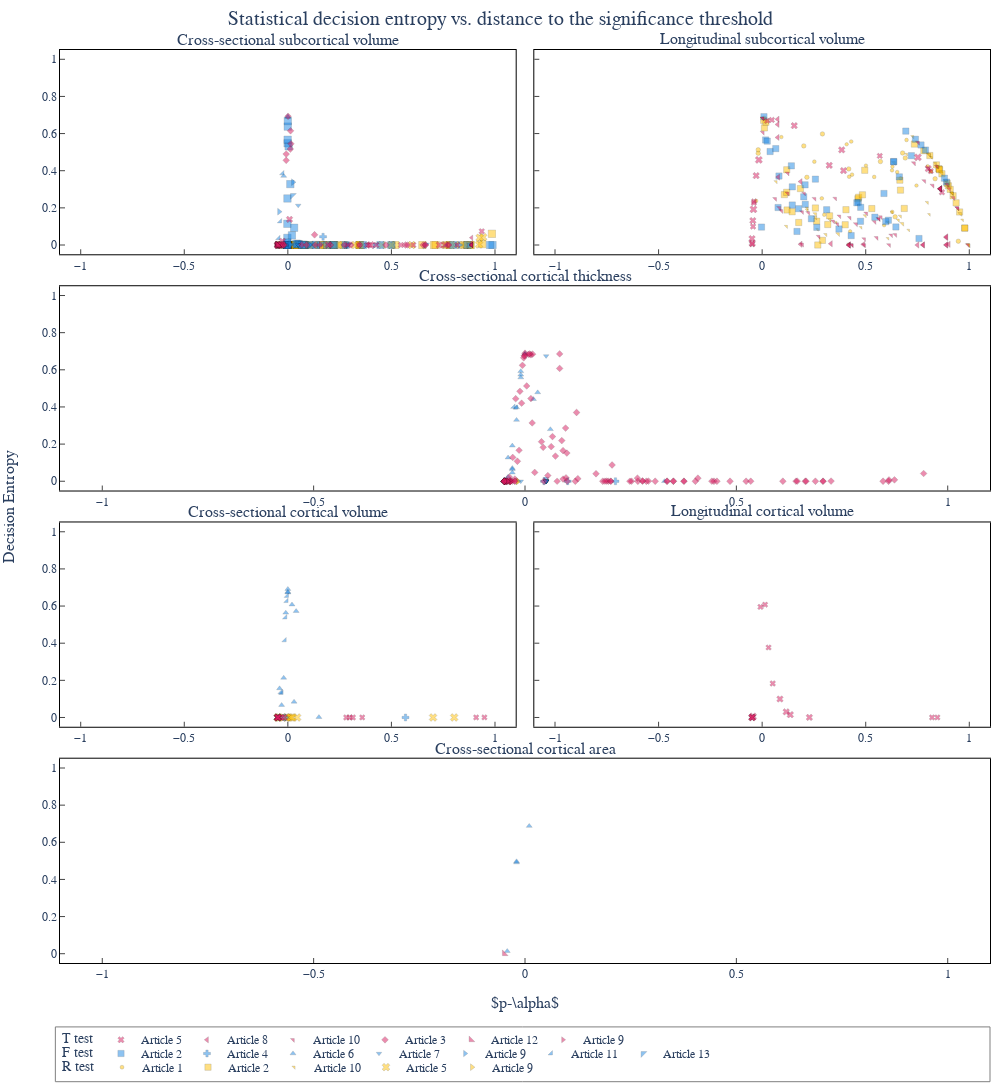

Notebook cell for this chart:
### Code cell
import plotly.graph_objects as go
from plotly.subplots import make_subplots
from plotly.validator_cache import ValidatorCache

# --- 0) PREP ---
df_ = df.copy()
df_.loc[df_["metric"] == "volume", "metric"] = "cortical volume"

# Ensure stable ordering
metrics = list(df_["metric"].dropna().unique())
studies = list(df_["study"].dropna().unique())

# Optional: enforce a preferred order if you have one
# metrics = ["cortical thickness", "cortical volume", "cortical area", ...]
# studies = ["cross-sectional", "longitudinal"]

# Symbols for papers (same approach as code 2)
SymbolValidator = ValidatorCache.get_validator("scatter.marker", "symbol")
raw_symbols = SymbolValidator.values[2::3][::4]
papers = list(df_["paper"].dropna().unique())
paper_map = {v: f"Article {k}" for k, v in enumerate(df["paper"].unique(), start=1)}
markermap = {p: raw_symbols[i % len(raw_symbols)] for i, p in enumerate(papers)}

# Map each (study, metric) to a subplot position (row/col)
position_map = {
    ("cross-sectional", "subcortical volume"): dict(row=1, col=1),
    ("longitudinal", "subcortical volume"): dict(row=1, col=2),
    ("cross-sectional", "cortical thickness"): dict(row=2, col=1),
    ("cross-sectional", "cortical volume"): dict(row=3, col=1),
    ("longitudinal", "cortical volume"): dict(row=3, col=2),
    ("cross-sectional", "cortical area"): dict(row=4, col=1),
}

# Subplot titles, ordered by row then col (like code 2)
subplot_titles = list(
    map(
        lambda x: (x[0][0] + " " + x[0][1]).capitalize(),
        sorted(position_map.items(), key=lambda x: (x[1]["row"], x[1]["col"])),
    )
)
max_size = df_["sample_size"].max()

fig = make_subplots(
    rows=len(metrics),
    cols=len(studies),
    horizontal_spacing=0.02,
    vertical_spacing=0.035,
    subplot_titles=subplot_titles,
    x_title=r"$p-\alpha$",
    y_title="Decision Entropy",
    shared_yaxes=True,
    shared_xaxes=True,
    specs=[[{}, {}], [{"colspan": 2}, None], [{}, {}], [{"colspan": 2}, None]],
)

cmin = float(df_["entropy"].min())
cmax = float(df_["entropy"].max())

# Show each paper only once in legend
in_legend = set()

colormap = {}
# Colorblind palette https://davidmathlogic.com/colorblind/#%23D81B60-%231E88E5-%23FFC107-%23004D40
colormap["T"] = "#D81B60"
colormap["F"] = "#1E88E5"
colormap["R"] = "#FFC107"
markermap = dict(zip(df["paper"].unique(), raw_symbols))

for test in df_["test"].unique():
    if test == "T":
        legend = "legend"
    elif test == "F":
        legend = "legend2"
    elif test == "R":
        legend = "legend3"

    for metric in metrics:
        for study in studies:
            sub = df_[
                (df_["metric"] == metric)
                & (df_["study"] == study)
                & (df_["test"] == test)
            ]
            if sub.empty:
                continue

            for paper in sub["paper"].unique():
                sub_p = sub[sub["paper"] == paper]

                legend_name = paper_map[paper]
                legendkey = paper + " " + test
                showlegend = legendkey not in in_legend
                in_legend.add(legendkey)

                fig.add_trace(
                    go.Scatter(
                        x=sub_p["dist"],
                        y=sub_p["entropy"],
                        mode="markers",
                        legend=legend,
                        name=legend_name,
                        showlegend=showlegend,
                        marker=dict(
                            # size=6,
                            opacity=0.5,
                            symbol=markermap.get(paper, "circle"),
                            size=np.log10(sub_p["sample_size"]) * 3,
                            color=colormap[test],
                            coloraxis="coloraxis",  # shared continuous colorbar
                            line=dict(width=0),
                        ),
                        customdata=sub_p[
                            [
                                "region",
                                "metric",
                                "paper",
                                "p_value",
                                "alpha",
                                "dist",
                                "test",
                            ]
                        ].to_numpy(),
                        hovertemplate=(
                            "x (P false positive)=%{x}<br>"
                            "y=%{y}<br>"
                            "region=%{customdata[0]}<br>"
                            "metric=%{customdata[1]}<br>"
                            "paper=%{customdata[2]}<br>"
                            "p=%{customdata[3]}<br>"
                            "alpha=%{customdata[4]}<br>"
                            "dist=%{customdata[5]}<extra></extra>"
                            "test=%{customdata[6]}<extra></extra>"
                        ),
                    ),
                    **position_map[(study, metric)],
                )


opacity = 0.5
yrange = None
font_size = 14

fig.update_traces(marker=dict(opacity=opacity, line=dict(width=0.25, color="black")))

# --- 3) LAYOUT & STYLING ---
font_size = 14

fig.update_layout(
    title_text="Statistical decision entropy vs. distance to the significance threshold",
    title_x=0.5,
    height=1400,
    width=1000,
    font=dict(family="Helvetica", size=font_size),
    plot_bgcolor="white",
    paper_bgcolor="white",
    showlegend=True,
    margin=dict(l=60, r=10, t=50, b=60),
    legend=dict(
        title="Significance",
        orientation="h",
        x=0.5,
        y=-0.08, # Moved up slightly
        xanchor="center",
        yanchor="bottom",
    ),
)

fig.update_yaxes(
    range=[-0.05, 1.05],
    tickfont=dict(size=12),
    showline=True,
    linewidth=1,
    linecolor="black",
    mirror=True,
    ticks="inside",
)
log_scale=False
if log_scale:
    type_scale="log"
    exponentformat="power"
    range_x=[-4.1, 0.1]
else:
    type_scale="linear"
    exponentformat=None
    range_x=[-1.1, 1.1]
    

fig.update_xaxes(
    type=type_scale,
    exponentformat=exponentformat,
    range=range_x,
    tickfont=dict(size=12),
    showline=True,
    linewidth=1,
    linecolor="black",
    mirror=True,
    ticks="inside",
    showticklabels=True,
)

legend_font_size = 12
y_legend = -0.1
y_legend_space = -0.015

fig.update_layout(
    legend=dict(
        font=dict(size=legend_font_size),
        orientation="h",
        yanchor="bottom",
        y=y_legend,
        xanchor="left",
        x=0,
        title="T test",
        tracegroupgap=10,
        bordercolor="black",
        borderwidth=0,
        bgcolor="rgba(0,0,0,0)",
    ),
    legend2=dict(
        font=dict(size=legend_font_size),
        orientation="h",
        yanchor="bottom",
        y=y_legend + y_legend_space,
        xanchor="left",
        x=0,
        title="F test",
        tracegroupgap=10,
        bordercolor="black",
        borderwidth=0,
        entrywidth=0,
        entrywidthmode="pixels",
        bgcolor="rgba(0,0,0,0)",
    ),
    legend3=dict(
        font=dict(size=legend_font_size),
        orientation="h",
        yanchor="bottom",
        y=y_legend + y_legend_space * 2,
        xanchor="left",
        x=0,
        title="R test",
        tracegroupgap=10,
        bordercolor="black",
        borderwidth=0,
        bgcolor="rgba(0,0,0,0)",
    ),
)

# Add rectangle to gather legend
fig.add_shape(
    type="rect",
    x0=-0.005,
    y0=-0.07,
    x1=1.0,
    y1=-0.13,
    fillcolor="rgba(0,0,0,0)",
    line=dict(color="black", width=1),
    xref="paper",
    yref="paper",
    opacity=0.5,
)

fig
